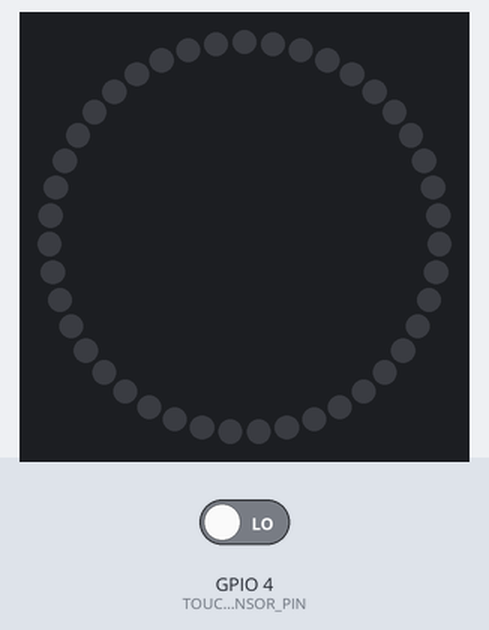
Simulated run of this sketch. Board: ESP8266 (NodeMCU). On the bench: 43 RGB LEDs in a ring, first at the top, clockwise. The inputs (shaded band) are chosen by the test bench; at power-on: GPIO 4 (TOUCHSENSOR_PIN) LOW. Dim RGB values are drawn brighter than linear; WiFi joins after 1.5 s; servers stay silent unless stated; random numbers use the default seed unless the sketch sets one; EEPROM starts erased; no MQTT or app messages arrive unless stated; what the sketch prints to the serial monitor is not drawn.

Above: at 4.7 s.
4.8 s: GPIO 4 (TOUCHSENSOR_PIN) driven HIGH
At 5.59 s:
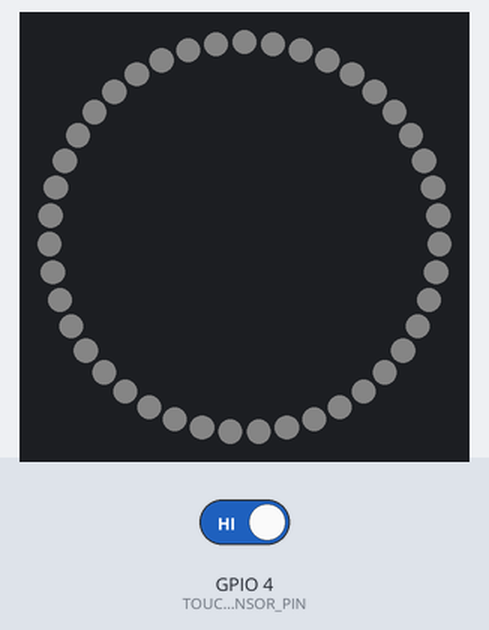
8.9 s: GPIO 4 (TOUCHSENSOR_PIN) driven LOW
At 11.7 s:
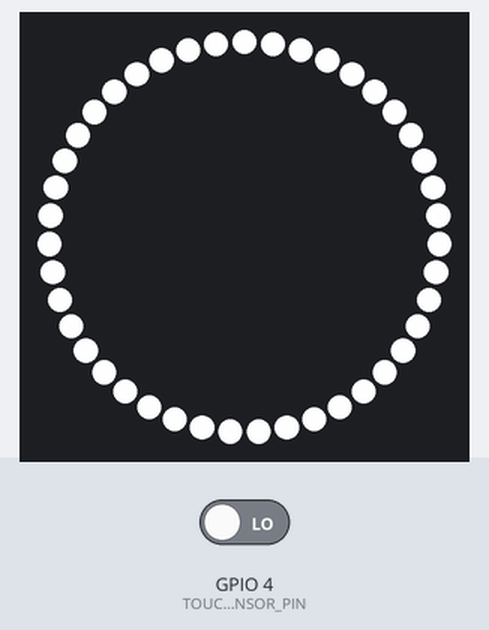
Timing chart, 0 to 13.2 s (numbered marks = the images above; inputs shaded):
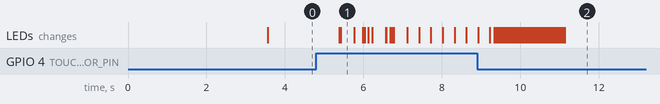

The sketch:

Esp32LedStrip.ino
```cpp
#include <AceButton.h>
#include "configuration.h"
#include "LedState.h"
#include "LedController.h"
#include <ArduinoJson.h>
#include "MQTTHelper.h"
#include <EEPROM.h>
#include "ota.h"
#include <map>

#define UPDATES_PER_SECOND 50


//using namespace ace_button;
ace_button::AceButton button;
std::map<LedEffect, const char*> supportedEffects;


void modifyState(std::function<LedStateClass(LedStateClass)> mutator)
{
	auto currentState = LedController.getState();
	auto newState = mutator(currentState);

	LedController.setState(newState);

	reportState();

	//save state
	EEPROM.write(EEPROM_MAGICBIT_POSITION, EEPROM_MAGICBIT_VALUE);
	EEPROM.put(EEPROM_MAGICBIT_POSITION + 1, newState);
	EEPROM.commit();
}

void callback(char* topic, byte* payload, unsigned int length) {
	char s[length];
	for (int i = 0; i < length; i++) {
		Serial.print((char)payload[i]);
		s[i] = payload[i];
	}

	StaticJsonDocument<512> doc;
	DeserializationError error = deserializeJson(doc, s);
	if (error)
	{
		Serial.println("Some json error");

		return;
	}

	modifyState([&doc](LedStateClass state) {
		jsonToState(doc, state);
		return state;
	});
}

void handleEvent(ace_button::AceButton*  button, uint8_t eventType, uint8_t buttonState)
{
	switch (eventType)
	{
	case ace_button::AceButton::kEventClicked:
		//toggle power
		modifyState([](LedStateClass state) {
			state.on = !state.on;
			return state;
		});
		break;
	case ace_button::AceButton::kEventDoubleClicked:
		//full power
		modifyState([](LedStateClass state) {
			state.on = true;
			state.brightness = 255;
			state.effect = LedEffect::Static;
			state.color.r = 255;
			state.color.g = 255;
			state.color.b = 255;
			return state;
		});
		break;
	case ace_button::AceButton::kEventLongPressed:
	case ace_button::AceButton::kEventRepeatPressed:
		//increase brightness
		modifyState([](LedStateClass state) {
			state.on = true;
			state.brightness += 25;
			return state;
		});
		break;
	default:
		break;
	}
}


void setup()
{
	delay(2000);

	Serial.begin(115200);
	Serial.println("Booting");


	supportedEffects[LedEffect::Static] = "Static";
	supportedEffects[LedEffect::Wave] = "Wave";
	supportedEffects[LedEffect::Rainbow] = "Rainbow";
	supportedEffects[LedEffect::Breathe] = "Breathe";
	supportedEffects[LedEffect::BlendWave] = "BlendWave";
	supportedEffects[LedEffect::Confetti] = "Confetti";


	EEPROM.begin(EEPROM_MAXSIZE);

	/** Touch sensor **/
	pinMode(TOUCHSENSOR_PIN, INPUT);
	button.init(TOUCHSENSOR_PIN, LOW);
	ace_button::ButtonConfig* buttonConfig = button.getButtonConfig();
	buttonConfig->setEventHandler(handleEvent);
	buttonConfig->setFeature(ace_button::ButtonConfig::kFeatureClick);
	buttonConfig->setFeature(ace_button::ButtonConfig::kFeatureDoubleClick);
	buttonConfig->setFeature(ace_button::ButtonConfig::kFeatureLongPress);
	buttonConfig->setFeature(ace_button::ButtonConfig::kFeatureRepeatPress);
	buttonConfig->setFeature(ace_button::ButtonConfig::kFeatureSuppressClickBeforeDoubleClick);
	buttonConfig->setClickDelay(499);
	buttonConfig->setLongPressDelay(500);
	buttonConfig->setRepeatPressInterval(500);


	if (WiFi.status() != WL_CONNECTED) {
		WiFi.setSleepMode(WIFI_NONE_SLEEP);

		WiFi.mode(WIFI_STA);
		WiFi.setAutoConnect(true);
		WiFi.setAutoReconnect(true);

		// WiFi.setSleep(false); <- does not work :(
		//esp_wifi_set_ps(WIFI_PS_NONE); //<- disables power saving https://github.com/espressif/arduino-esp32/issues/1484
		//WiFi.setHostname(STAHOSTNAME);
		WiFi.begin(STASSID, STAPSK);

#if defined STRIP1CONFIG
		IPAddress ip(10, 0, 1, 249);
#endif
#if defined STRIP2CONFIG
		IPAddress ip(10, 0, 1, 242);
#endif
		IPAddress gateway(10, 0, 1, 1);
		IPAddress subnet(255, 255, 255, 0);
		WiFi.config(ip, gateway, subnet);

		while (WiFi.waitForConnectResult() != WL_CONNECTED) {
			Serial.println("Connection Failed! Rebooting...");
			delay(5000);
			ESP.restart();
		}

		Serial.println("Ready");
		Serial.print("IP address: ");
		Serial.println(WiFi.localIP());
	}

	modifyState([](LedStateClass state) {
		//read saved state if any, otherwise run with the defaults
		if (EEPROM.read(EEPROM_MAGICBIT_POSITION) == EEPROM_MAGICBIT_VALUE)
		{
			EEPROM.get(EEPROM_MAGICBIT_POSITION + 1, state);
		}

		return state;
	});

	LedController.init();

	setupOTA(STAHOSTNAME, OTAPORT, OTAPASSWORD);
	setupMQTT();
}

void setupMQTT()
{
	MQTTHelper.onMessage(callback);
	MQTTHelper.onConnected(onMQTTConnected);
	MQTTHelper.setup();
}

void onMQTTConnected()
{
	publishCapabilitiesForDiscovery();
	yield();
	MQTTHelper.publishRetained(MQTT_LEDSTRIP_AVAILABLITY, MQTT_AVAILABILITY_ONLINE);
	yield();
	reportState();
}

void reportState()
{
	StaticJsonDocument<256> doc;
	LedStateClass  currentState = LedController.getState();
	stateToJson(doc, currentState);

	char output[256];
	serializeJson(doc, output);
	MQTTHelper.publish(MQTT_LEDSTRIP_STATUS, output);
}

void stateToJson(JsonDocument & doc, LedStateClass & state)
{
	doc["state"] = state.on ? "ON" : "OFF";
	doc["brightness"] = state.brightness;
	doc["color"]["r"] = state.color.r;
	doc["color"]["g"] = state.color.g;
	doc["color"]["b"] = state.color.b;
	doc["effect"] = ledEffectToString(state.effect);
}

void jsonToState(JsonDocument & doc, LedStateClass & state)
{
	if (doc.containsKey("state")) {
		const char* stateValue = doc["state"];
		state.on = strcmp(stateValue, "ON") == 0;
	}

	if (doc.containsKey("brightness"))
		state.brightness = doc["brightness"];

	if (doc.containsKey("color"))
	{
		state.color.r = doc["color"]["r"];
		state.color.g = doc["color"]["g"];
		state.color.b = doc["color"]["b"];
	}

	if (doc.containsKey("effect")) {
		const char* effect = doc["effect"].as<char *>();
		state.effect = stringToLedEffect(effect);
	}
}

LedEffect stringToLedEffect(const char * str)
{
	for (const auto& item : supportedEffects)
	{
		if (strcmp(str, item.second) == 0)
			return item.first;
	}

	return LedEffect::Static;
}

const char * ledEffectToString(LedEffect ledEffect)
{
	return supportedEffects[ledEffect];
}

void publishCapabilitiesForDiscovery()
{
	publishLedStripCapabilities();
	publishSensorCapabilities();
}

void publishLedStripCapabilities()
{
	Serial.println("MQTT: Annoucing to Home Assistant");
	const uint16_t maxMessageSize = 512;
	StaticJsonDocument<maxMessageSize> doc;

	doc["name"] = STAHOSTNAME;
	doc["unique_id"] = WiFi.macAddress();
	doc["schema"] = "json";
	doc["command_topic"] = MQTT_LEDSTRIP_COMMAND;
	doc["state_topic"] = MQTT_LEDSTRIP_STATUS;
	doc["availability_topic"] = MQTT_LEDSTRIP_AVAILABLITY;
	doc["brightness"] = true;
	doc["rgb"] = true;
	doc["effect"] = true;


	JsonArray effects = doc.createNestedArray("effect_list");
	for (const auto& item : supportedEffects)
	{
		effects.add(item.second);
	}

	auto device = doc.createNestedObject("device");
	device["name"] = STAHOSTNAME;
	device["manufacturer"] = "Cosmin Lazar";
	auto deviceIds = device.createNestedArray("identifiers");
	deviceIds.add(WiFi.macAddress());

	char output[maxMessageSize];
	serializeJson(doc, output);

	MQTTHelper.publishRetained(MQTT_HOMEASSISTANT_AUTODISCOVERY, output);
}

void publishSensorCapabilities()
{
	const uint16_t maxMessageSize = 512;
	StaticJsonDocument<maxMessageSize> doc;

	doc["name"] = STA_SENSORNAME;
	doc["unique_id"] = WiFi.macAddress() + "_status";
	doc["availability_topic"] = MQTT_LEDSTRIP_AVAILABLITY;
	doc["state_topic"] = MQTT_DEBUGMESSAGE_STATUS;
	doc["value_template"] = "{{ value_json.RSSI }}";
	doc["unit_of_measurement"] = " ";
	auto device = doc.createNestedObject("device");
	device["name"] = STAHOSTNAME;
	device["manufacturer"] = "Cosmin Lazar";
	auto deviceIds = device.createNestedArray("identifiers");
	deviceIds.add(WiFi.macAddress());

	char output[maxMessageSize];
	serializeJson(doc, output);

	MQTTHelper.publish(MQTT_HOMEASSISTANT_SENSOR_AUTODISCOVERY, output);
}


ulong lastDebugMessage = 0;

int WifiGetRssiAsQuality(int rssi)
{
	int quality = 0;

	if (rssi <= -100) {
		quality = 0;
	}
	else if (rssi >= -50) {
		quality = 100;
	}
	else {
		quality = 2 * (rssi + 100);
	}
	return quality;
}

void loopDebug()
{
	auto now = millis();
	if (now - lastDebugMessage > MQTT_DEBUGMESSAGE_INTERVAL)
	{
		lastDebugMessage = now;

		//trial - send all data from time to time to fight the 0 QoS of PubSub
		onMQTTConnected();

		yield();

		const uint16_t maxMessageSize = 256;
		StaticJsonDocument<maxMessageSize> doc;
		doc["ClientName"] = STAHOSTNAME;
		doc["RestartReason"] = ESP.getResetReason();
		doc["FreeHeap"] = ESP.getFreeHeap();
		//doc["HeapFragmentation"] = ESP.getHeapFragmentation();
		//doc["MaxFreeBlockSize"] = ESP.getMaxFreeBlockSize();
		//doc["FreeContStack"] = ESP.getFreeContStack();
		//doc["IP"] = WiFi.localIP().toString().c_str();
		//doc["RSSI"] = WifiGetRssiAsQuality(WiFi.RSSI());

		char output[maxMessageSize];
		serializeJson(doc, output);

		MQTTHelper.publish(MQTT_DEBUGMESSAGE_STATUS, output);
	}
}

void loop()
{
	//Serial.print("loop");
	loopOTA();
	MQTTHelper.loop();
	yield();
	LedController.loop();
	yield();
	button.check();
	loopDebug();
}
```

LedController.h
```cpp
// LedController.h

#ifndef _LEDCONTROLLER_h
#define _LEDCONTROLLER_h

#if defined(ARDUINO) && ARDUINO >= 100
#include "arduino.h"
#else
#include "WProgram.h"
#endif
#include "configuration.h"
#include "LedState.h"
#include <FastLED.h>
#include <functional>

#define NUM_LEDS LEDSTRIP_LED_COUNT


class LedControllerClass
{
protected:
	CRGB leds[LEDSTRIP_LED_COUNT];
	LedStateClass ledState;
	void (LedControllerClass::*loop_effect_fn)() = &LedControllerClass::effect_solid;//sooooo, cryptic
public:
	void init();
	void setState(LedStateClass state);
	LedStateClass getState();
	void loop();
private:
	CRGB getDesiredColor();
	void effect_strip_off();
	void effect_rainbow_march();
	void effect_waveInt();
	void effect_blendwave();
	void effect_confetti();
	void effect_confetti_loop();
	void effect_confetti_config();
	void effect_breathe();
	void effect_solid();
	void fade_to_targetBrightness();
	void fadeTowardColor(const CRGB& bgColor, uint8_t fadeAmount);
	CRGB fadeTowardColor(CRGB& cur, const CRGB& target, uint8_t amount);
	void nblendU8TowardU8(uint8_t& cur, const uint8_t target, uint8_t amount);
};

extern LedControllerClass LedController;

#endif
```

LedState.cpp
```cpp
//
//
//

#include "LedState.h"
```

LedState.h
```cpp
// LedState.h

#ifndef _LEDSTATE_h
#define _LEDSTATE_h

#if defined(ARDUINO) && ARDUINO >= 100
#include "arduino.h"
#else
#include "WProgram.h"
#endif

typedef enum {
	Static = 0,
	Breathe = 1,
	Rainbow = 2,
	Wave = 3,
	BlendWave = 4,
	Confetti = 5
} LedEffect;


struct Color {
	uint8_t r;
	uint8_t g;
	uint8_t b;
};

struct LedStateClass
{
public:
	Color color = { 255, 255, 255 };
	uint8_t brightness = 50;
	LedEffect effect = LedEffect::Static;
	//uint16_t speed = 1000;
	bool on = false;
};

#endif
```

MQTTHelper.cpp
```cpp
//
//
//

#include "MQTTHelper.h"

bool MQTTHelperClass::setup()
{
	IPAddress mqttHostIP;
	if (!mqttHostIP.fromString(MQTT_HOST)) {
		Serial.println("Invalid mqtt host IP address");
		return false;
	}

	this->mqttClient.setServer(mqttHostIP, MQTT_HOST_PORT);

	auto connected = this->mqttClient.connect(
		MQTT_CLIENTID,
		MQTT_USERNAME,
		MQTT_PASSWORD,
		MQTT_LEDSTRIP_AVAILABLITY,
		MQTTQOS0,
		true,
		MQTT_AVAILABILITY_OFFLINE);

	if (connected) {
		this->mqttClient.subscribe(MQTT_LEDSTRIP_COMMAND);
		Serial.println("MQTT connected");

		if (this->onConnectedCallback != NULL) {
			this->onConnectedCallback();
		}
	}
	else {
		Serial.println("MQTT could not connect");
	}

	return connected;
}

void MQTTHelperClass::onMessage(std::function<void(char*, uint8_t*, unsigned int)> callback)
{
	this->mqttClient.setCallback(callback);
}

void MQTTHelperClass::onConnected(cb_onConnect callback)
{
	this->onConnectedCallback = callback;
}

void MQTTHelperClass::loop()
{
	boolean mqttConnected = this->mqttClient.connected();

	if (mqttConnected)
	{
		this->mqttClient.loop();
	}
	else
	{
		long now = millis();
		if (now - lastReconnectAttempt > 5000) {
			Serial.print("Retrying MQTT connection");
			this->setup();
			lastReconnectAttempt = now;
		}
	}

}

void MQTTHelperClass::publish(const char * topic, const char * data)
{
	this->mqttClient.publish(topic, data);

}

void MQTTHelperClass::publishRetained(const char * topic, const char * data)
{
	this->mqttClient.publish(topic, data, true);
}

bool MQTTHelperClass::subscribe(const char * topic)
{
	auto subscribed = this->mqttClient.subscribe(topic);
	return subscribed;
}


MQTTHelperClass MQTTHelper;
```

MQTTHelper.h
```cpp
// MQTTHelper.h

#ifndef _MQTTHELPER_h
#define _MQTTHELPER_h

#if defined(ARDUINO) && ARDUINO >= 100
#include "arduino.h"
#else
#include "WProgram.h"
#endif

#include "configuration.h"
#include <ESP8266WiFi.h>
#include "WiFiClient.h"
#include "PubSubClient.h"
typedef std::function<void(void)> cb_onConnect;

// NEED TO CHANGE MQTT_MAX_PACKET_SIZE IN PubSubClient.h to 1024 or higher

class MQTTHelperClass
{
protected:
	WiFiClient espClient;
	PubSubClient mqttClient;
	long lastReconnectAttempt;
	cb_onConnect onConnectedCallback;
public:
	MQTTHelperClass() : mqttClient(espClient), onConnectedCallback(NULL) {}
	bool setup();
	void onMessage(std::function<void(char*, uint8_t*, unsigned int)> callback);
	void onConnected(cb_onConnect callback);
	void loop();
	void publish(const char * topic, const char * data);
	void publishRetained(const char * topic, const char * data);
	bool subscribe(const char* topic);
};

extern MQTTHelperClass MQTTHelper;

#endif
```

ota.cpp
```cpp
//
//
//

#include "ota.h"
//#include <InternalStorageESP.h>
//#include <ArduinoOTA/ArduinoOTA.h>
#include <ArduinoOTA.h>

void setupOTA(const char * hostname, const uint16_t port, const char * password)
{
	/*setup OTA*/
	ArduinoOTA.setHostname(hostname);
	ArduinoOTA.setPort(port);
	ArduinoOTA.setPassword(password);

	ArduinoOTA.onStart([]() { Serial.println("OTA: Starting"); });
	ArduinoOTA.onEnd([]() { Serial.println("\nOTA: End"); });
	ArduinoOTA.onProgress([](unsigned int progress, unsigned int total) {
		Serial.printf("OTA: Progress: %u%%\r", (progress / (total / 100)));
	});
	ArduinoOTA.onError([](ota_error_t error) {
		Serial.print("OTA: Error[%u]: " + error);
		if (error == OTA_AUTH_ERROR)
			Serial.println("Auth Failed");
		else if (error == OTA_BEGIN_ERROR)
			Serial.println("Begin Failed");
		else if (error == OTA_CONNECT_ERROR)
			Serial.println("Connect Failed");
		else if (error == OTA_RECEIVE_ERROR)
			Serial.println("Receive Failed");
		else if (error == OTA_END_ERROR)
			Serial.println("End Failed");
	});

	ArduinoOTA.begin();
}

void loopOTA()
{
	ArduinoOTA.handle();
}
```

ota.h
```cpp
// ota.h

#ifndef _OTA_h
#define _OTA_h

#if defined(ARDUINO) && ARDUINO >= 100
	#include "arduino.h"
#else
	#include "WProgram.h"
#endif

//#include <ArduinoOTA.h>

void setupOTA(const char *HOSTNAME, const uint16_t OTA_PORT, const char *OTA_PASSWORD);
void loopOTA();
#endif
```

configuration.cpp
```cpp
//
//
//

#include "configuration.h"
```

configuration.h
```cpp
// configuration.h

#ifndef _CONFIGURATION_h
#define _CONFIGURATION_h

#if defined(ARDUINO) && ARDUINO >= 100
	#include "arduino.h"
#else
	#include "WProgram.h"
#endif

#define STRIP1CONFIG
//#define STRIP2CONFIG

//WIFI
#define STASSID "<SSID>"
#define STAPSK  "<PASSWORD>"

#if defined STRIP1CONFIG
#define STAHOSTNAME "LedStripCosmin"
#define STA_SENSORNAME "LedStripCosmin status"
#endif

#if defined STRIP2CONFIG
#define STAHOSTNAME "LedStripElla"
#define STA_SENSORNAME "LedStripElla status"
#endif

//MQTT
#define MQTT_HOST "10.0.1.251"
#define MQTT_HOST_PORT 1883

#if defined STRIP1CONFIG
#define MQTT_CLIENTID "cosminledstriptest"
#endif
#if defined STRIP2CONFIG
#define MQTT_CLIENTID "cosminledstriptest2"
#endif

#define MQTT_USERNAME "<MQTT_USERNAME>"
#define MQTT_PASSWORD "<MQTT_PASSWORD>"


#define MQTT_AVAILABILITY_ONLINE "online"
#define MQTT_AVAILABILITY_OFFLINE "offline"

#if defined STRIP1CONFIG
#define MQTT_LEDSTRIP_COMMAND "led"
#define MQTT_LEDSTRIP_STATUS "led/status"
#define MQTT_LEDSTRIP_AVAILABLITY "led/power"
#define MQTT_DEBUGMESSAGE_STATUS "led/debug"
#define MQTT_DEBUGMESSAGE_INTERVAL 1000 * 60 //60 seconds
#define MQTT_HOMEASSISTANT_AUTODISCOVERY "homeassistant/light/ledstrip/config"
#define MQTT_HOMEASSISTANT_SENSOR_AUTODISCOVERY "homeassistant/sensor/ledstrip/config"
#endif

#if defined STRIP2CONFIG
#define MQTT_LEDSTRIP_COMMAND "led2"
#define MQTT_LEDSTRIP_STATUS "led2/status"
#define MQTT_LEDSTRIP_AVAILABLITY "led2/power"
#define MQTT_DEBUGMESSAGE_STATUS "led2/debug"
#define MQTT_DEBUGMESSAGE_INTERVAL 1000 * 60 //60 seconds
#define MQTT_HOMEASSISTANT_AUTODISCOVERY "homeassistant/light/ledstripella/config"
#define MQTT_HOMEASSISTANT_SENSOR_AUTODISCOVERY "homeassistant/sensor/ledstripella/config"
#endif

//OTA
#define OTAPASSWORD "<OTA_PASSWORD>"
#define OTAPORT 8288


//LED STRIP
//#define LEDSTRIP_PIN 18
#define FASTLED_ESP8266_RAW_PIN_ORDER
#define FASTLED_ALLOW_INTERRUPTS 0
#define LEDSTRIP_PIN 15
#define LEDSTRIP_LED_COUNT 43
#define LEDSTRIP_LED_TYPE    WS2812
#define LEDSTRIP_COLOR_ORDER GRB
#define NUM_LEDS LEDSTRIP_LED_COUNT

//TOUCH SENSOR
#define TOUCHSENSOR_PIN 4
//#define TOUCHSENSOR_PIN 19

#define EEPROM_MAXSIZE 1024
#define EEPROM_MAGICBIT_VALUE 25
#define EEPROM_MAGICBIT_POSITION 0

#endif
```

Source omitted: LedController.cpp (9550 bytes)

Measured:
- after the input at 4.8 s, the LEDs: first change after 0.58 s (image 1 shows a later state)
